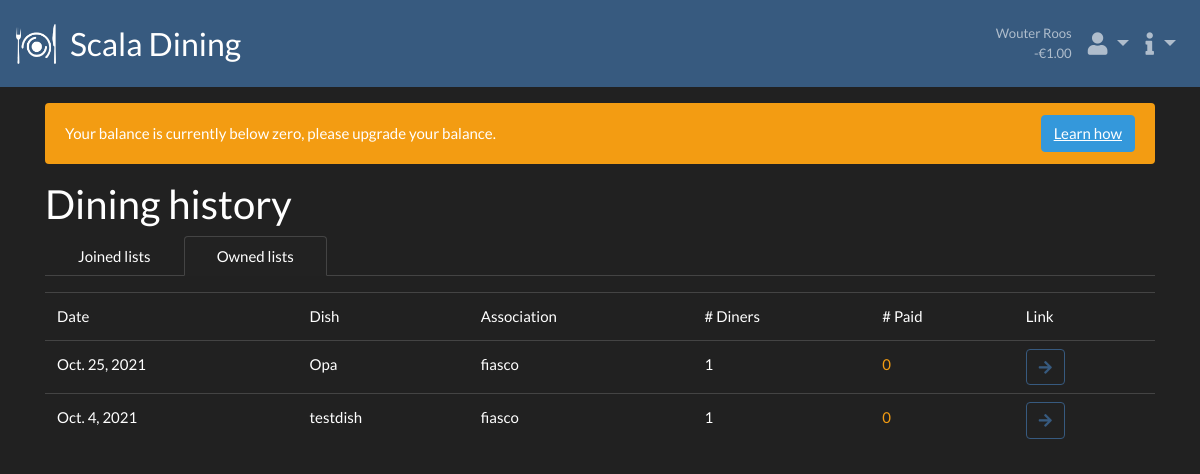
Page /accounts/statistics/claimed/ (signed in) on the committed database.
### userdetails/models.py (models this page shows, shortened)
class User(AbstractUser):
    email = models.EmailField("email address", unique=True)
    def __str__(self):
        return "{} {}".format(self.first_name, self.last_name).strip() or "@{}".format(self.username)
    @cached_property
    def boards(self):
        return Association.objects.filter(user=self).all()
    @cached_property
    def requires_action(self):
        for board in self.boards:
            if board.requires_action:
                return True
        return False
    @cached_property
    def requires_information_updates(self):
        from general.views import SiteUpdateView
        return SiteUpdateView.has_new_update(self)
    @cached_property
    def requires_information_rules(self):
        from general.views import RulesPageView
        return RulesPageView.has_new_update(self)
    def has_any_perm(self):
        for group in self.groups.all():
            if group.permissions.count() > 0:
                return True
        if self.user_permissions.count() > 0:
            return True
        return False
    def has_admin_site_access(self):
        return self.is_active and (self.has_any_perm() or self.is_superuser)
    def get_verified_memberships(self):
        return self.usermembership_set.filter(is_verified=True)
    def has_min_balance_exception(self):
        exceptions = [membership.association.has_min_exception for membership in self.get_verified_memberships()]
        return True in exceptions

class Association(Group):
    slug = models.SlugField(max_length=10)
    image = models.ImageField(blank=True, null=True)
    icon_image = models.ImageField(blank=True, null=True)
    is_choosable = models.BooleanField(default=True,
                                       help_text="If checked, this association can be chosen as membership by users.")
    has_min_exception = models.BooleanField(default=False,
                                            help_text="If checked, this association has an exception to the minimum balance.")
    social_app = models.ForeignKey(SocialApp, on_delete=models.PROTECT, null=True, blank=True,
                                   help_text="A user automatically becomes member of the association "
                                             "if they sign up using this social app.")
    balance_update_instructions = models.TextField(max_length=512, default="to be defined")
    has_site_stats_access = models.BooleanField(default=False)

### creditmanagement/models.py (models this page shows, shortened)
class Account(models.Model):
    user = models.OneToOneField(User, on_delete=models.CASCADE, blank=True, null=True)
    association = models.OneToOneField(Association, on_delete=models.CASCADE, blank=True, null=True)
    SPECIAL_ACCOUNTS = [
        ('kitchen_cost', 'Kitchen cost'),
    ]
    SPECIAL_ACCOUNT_DESCRIPTION = {
        'kitchen_cost': "Account which receives the kitchen payments. "
                        "The balance indicates the money that is payed for kitchen usage "
                        "(minus withdraws from this account).",
    }
    special = models.CharField(max_length=30, unique=True, blank=True, null=True, default=None, choices=SPECIAL_ACCOUNTS)
    def get_balance(self) -> Decimal:
        tx = Transaction.objects.filter_valid()
        source_sum = tx.filter(source=self).aggregate(sum=Sum('amount'))['sum'] or Decimal('0.00')
        target_sum = tx.filter(target=self).aggregate(sum=Sum('amount'))['sum'] or Decimal('0.00')
        return target_sum - source_sum
    get_balance.short_description = "Balance"  # (used in admin site)

### dining/models.py (models this page shows, shortened)
class DiningList(models.Model):
    date = models.DateField()
    """Todo: the date+association combination determines the URL. This makes it impossible to have multiple dining lists
    of the same association on the same day. Probably need to change that"""
    association = models.ForeignKey(Association, on_delete=models.PROTECT)
    owners = models.ManyToManyField(settings.AUTH_USER_MODEL, related_name='owned_dining_lists',
                                    help_text='Owners can manage the dining list.')
    sign_up_deadline = models.DateTimeField(help_text="The time before users need to sign up.")
    serve_time = models.TimeField(default=time(18, 00))
    dish = models.CharField(default="", max_length=100, blank=True, help_text="The dish made")
    adjustable_duration = models.DurationField(
        default=settings.TRANSACTION_PENDING_DURATION,
        help_text="The amount of time the dining list can be adjusted after its date")
    limit_signups_to_association_only = models.BooleanField(
        default=False, help_text="Whether only members of the given association can sign up")
    kitchen_cost = models.DecimalField(decimal_places=2, verbose_name="kitchen cost per person", max_digits=10,
                                       default=settings.KITCHEN_COST, validators=[MinValueValidator(Decimal('0.00'))])
    dining_cost = models.DecimalField(decimal_places=2, verbose_name="dinner cost per person", max_digits=5,
                                      blank=True, null=True, default=None,
                                      validators=[MinValueValidator(Decimal('0.00'))])
    auto_pay = models.BooleanField(default=False)
    payment_link = models.CharField(blank=True, max_length=100, help_text="Link for payment, e.g. a Tikkie link.")
    min_diners = models.IntegerField(default=4, validators=[MaxValueValidator(settings.MAX_SLOT_DINER_MINIMUM)])
    max_diners = models.IntegerField(default=20, validators=[MinValueValidator(settings.MIN_SLOT_DINER_MAXIMUM)])
    diners = models.ManyToManyField(User, through='DiningEntry', through_fields=('dining_list', 'user'))
    objects = DiningListManager()
    def is_adjustable(self):
        """Whether the dining list has not expired and can still be modified."""
        days_since_date = (self.date + self.adjustable_duration)
        return days_since_date >= timezone.now().date()
    is_adjustable.boolean = True
    def get_absolute_url(self):
        from django.shortcuts import reverse
        slug = self.association.slug
        d = self.date
        return reverse('slot_details', kwargs={'year': d.year, 'month': d.month, 'day': d.day, 'identifier': slug})

### userdetails/views.py (the view)
# urls.py: path('claimed/', DiningClaimHistoryView.as_view(), name='history_claimed_lists'),
class DiningClaimHistoryView(LoginRequiredMixin, ListView):
    template_name = "accounts/user_history_claimed.html"
    paginate_by = 20
    def get_queryset(self):
        return DiningList.objects.filter(owners=self.request.user).order_by('-date')

### creditmanagement/models.py (called while the page is built)
    def filter_valid(self):
        return self.filter(cancelled__isnull=True)

### creditmanagement/templatetags/credit_tags.py (called while the page is built)
@register.filter
def euro(value):
    amount = "{:.2f}".format(abs(value))
    v = "{}€{}".format('-' if value < 0 else '', amount)
    return mark_safe(v)

### dining/templatetags/dining_tags.py (called while the page is built)
@register.filter
def paid_count(dining_list):
    return DiningEntry.objects.filter(dining_list=dining_list, has_paid=True).count()

### general/models.py (called while the page is built)
    @classmethod
    def __get_page_int__(cls, page_name):
        page_name = page_name.lower()
        if page_name == "updates":
            return 1
        if page_name == "rules":
            return 2
        return None

    @classmethod
    def get_latest_visit(cls, page_name, user, update=False):
        if update:
            latest_visit_obj, created = cls.objects.get_or_create(user=user, page=cls.__get_page_int__(page_name))
        else:
            try:
                latest_visit_obj = cls.objects.get(user=user, page=cls.__get_page_int__(page_name))
            except cls.DoesNotExist:
                return None
        timestamp = latest_visit_obj.timestamp
        if update:
            latest_visit_obj.timestamp = timezone.now()
            latest_visit_obj.save()
        return timestamp

### general/views.py (called while the page is built)
    @staticmethod
    def has_new_update(user):
        visit_timestamp = PageVisitTracker.get_latest_visit('updates', user)
        if visit_timestamp is None:
            return False
        return SiteUpdate.objects.latest('date').date > visit_timestamp

    @staticmethod
    def has_new_update(user):
        visit_timestamp = PageVisitTracker.get_latest_visit('rules', user)
        if visit_timestamp is None:
            return False
        return RulesPageView.change_date > visit_timestamp

### scaladining/context_processors.py (called while the page is built)
def scala(request):
    return {'MINIMUM_BALANCE_FOR_DINING_SIGN_UP': settings.MINIMUM_BALANCE_FOR_DINING_SIGN_UP}

### assets/templates/accounts/user_history_claimed.html (shortened to what this page needs)
{% extends 'accounts/user_history_base.html' %}
{% load dining_tags %}
{% block tab_claimed %} active{% endblock %}
{% block details %}
    <div class="table-responsive">
        <table class="table table-hover">
            <thead>
            <tr class="">
                <td class="">Date</td>
                <td class="">Dish</td>
                <td class="">Association</td>
                <td class=""># Diners</td>
                <td class=""># Paid</td>
                <td class="">Link</td>
            </tr>
            </thead>
            <tbody>
            {% for entry in object_list %}
                <tr>
                    <td>
                        {{ entry.date }}
                    </td>
                    <td>
                        {{ entry.dish }}
                    </td>
                    <td>
                        {{ entry.association.slug }}
                    </td>
                    <td>
                        {{ entry.diners.count }}
                    </td>
                    <td>
                        {% with paid=entry|paid_count %}
                            <span class="{% if paid < entry.diners.count %}text-warning{% endif %}">
                                {{ paid }}
                            </span>
                        {% endwith %}
                    </td>
                    <td class="py-2">
                        <a class="btn btn-outline-primary" href="{{ entry.get_absolute_url }}"><i class="fas fa-arrow-right"></i></a>
                    </td>
                </tr>
            {% endfor %}
            </tbody>
        </table>
    </div>
{% endblock %}

### assets/templates/accounts/user_history_base.html
{% extends 'base.html' %}
{% block content %}
    <h2>Dining history</h2>
    <ul class="nav nav-tabs mb-3">
        <li class="nav-item">
            <a class="nav-link{% block tab_joined %}{% endblock %}"
               href="{% url 'history_lists' %}">Joined lists
            </a>
        </li>
        <li class="nav-item">
            <a class="nav-link{% block tab_claimed %}{% endblock %}"
               href="{% url 'history_claimed_lists' %}">Owned lists</a>
        </li>
    </ul>
    {% block details %}{% endblock details %}
{% endblock %}

### assets/templates/base.html (shortened to what this page needs)
{% extends 'base_no_navbar.html' %}
{% load credit_tags %}
{% load static %}
{% block body %}
    <nav class="navbar navbar-expand navbar-dark bg-primary">
        <a href="{% url 'index' %}" class="navbar-brand mr-auto">
            <img src="{% static "images/Scala_dining.png" %}" height="40" alt="Scala Dining">
            <span class="h3 d-none d-lg-inline"
                  style="line-height: 40px; vertical-align: middle; margin: 0 0 0 10px"> Scala Dining</span>
        </a>
        {% with justify="d-flex justify-content-between align-items-center" %}
            {% if user.is_authenticated %}
                <span class="navbar-text small text-right px-2">
                    {{ user }}<br>
                    {{ user.account.get_balance|euro }}
                </span>
                <div class="navbar-nav">
                    <div class="nav-item dropdown">
                        <a class="nav-link dropdown-toggle h4 mb-0" href="#" data-toggle="dropdown">
                            <i class="fas fa-user"></i>
                        </a>
                    </div>
                    <div class="nav-item dropdown">
                        <a class="nav-link dropdown-toggle h4 mb-0" href="#" data-toggle="dropdown">
                            <i class="fas fa-info"></i>
                        </a>
                    </div>
                </div>
            {% endif %}
        {% endwith %}
    </nav>
    <div class="container mt-3 mb-5">
        {% include 'snippets/negative_balance_alert.html' %}
        {% block content %}{% endblock %}
    </div>
{% endblock %}

### assets/templates/base_no_navbar.html (shortened to what this page needs)
{% load static %}<!doctype html>
<html lang="en">
<head>
    <link href="https://stackpath.bootstrapcdn.com/bootswatch/4.3.1/darkly/bootstrap.min.css" rel="stylesheet"
>
    <link rel="stylesheet" href="https://use.fontawesome.com/releases/v5.8.1/css/all.css"
>
    <link rel="stylesheet" href="{% static 'css/custom.css' %}">
</head>
<body>
{% block body %}{% endblock %}
</body>
</html>

### assets/templates/icons.html (shortened to what this page needs)
{% load static %}

### assets/templates/snippets/negative_balance_alert.html
{% with balance=user.account.get_balance %}
    {% if not user.has_min_balance_exception and balance < 0 %}
        <div class="alert d-flex justify-content-between align-items-center {% if balance < MINIMUM_BALANCE_FOR_DINING_SIGN_UP %}alert-danger{% else %}alert-warning{% endif %}"
             role="alert">
            <span>
                {% if balance < MINIMUM_BALANCE_FOR_DINING_SIGN_UP %}
                    Your balance is too low to join dining lists, upgrade your balance now!
                {% else %}
                    Your balance is currently below zero, please upgrade your balance.
                {% endif %}
            </span>
            {% url 'upgrade_instructions' as help_url %}
            {% if request.path != help_url %}
                <a href="{{ help_url }}" class="btn btn-info">Learn how</a>
            {% endif %}
        </div>
    {% endif %}
{% endwith %}

### assets/templates/snippets/paginator.html (shortened to what this page needs)
{% load computation_tags %}

### assets/static/css/custom.css (style rules this page uses)
body { background-color: #212121; }

### rows in the picture
User: first_name+last_name "Wouter Roos", account.get_balance|euro "-€1.00"
DiningList: date "Oct. 25, 2021", dish "Opa", association.slug "fiasco", diners.count "1", paid "0"
DiningList: date "Oct. 4, 2021", dish "testdish", association.slug "fiasco", diners.count "1", paid "0"
